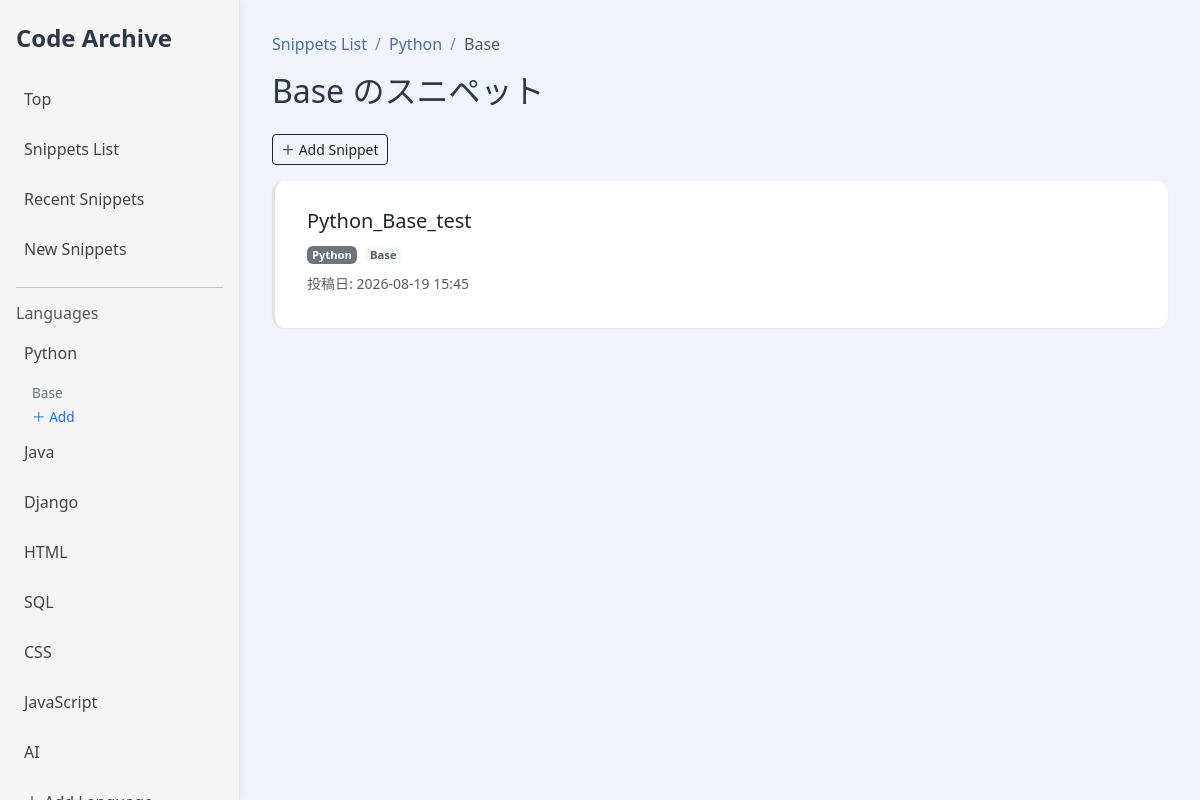
The app's page /subcategory/9 with its own data.
### snippets/models.py (models this page shows, shortened)
class Language(models.Model):
    name = models.CharField(max_length=50)
    default_subcategory = models.ForeignKey(
        'SubCategory',
        null= True,
        blank= True,
        on_delete= models.SET_NULL,
        related_name= 'default_for_language'
    )

class SubCategory(models.Model):
    language = models.ForeignKey(Language,on_delete=models.CASCADE)
    name = models.CharField(max_length=100)

class Snippet(models.Model):
    title = models.CharField(max_length=128)
    code = models.TextField(blank=True)
    description = models.TextField(blank=True)
    language = models.ForeignKey(Language,on_delete=models.CASCADE)
    SubCategory = models.ForeignKey(SubCategory,on_delete=models.SET_NULL,null=True,blank=True)
    created_at = models.DateTimeField(auto_now_add=True)

### snippets/views.py (the view, shortened to what this page needs)
# urls.py: path('subcategory/<int:pk>',views.subcategory_detail,name='subcategory_detail'),
def subcategory_detail(request,pk):
    subcategory = SubCategory.objects.get(pk=pk)
    lang = subcategory.language
    snippets = Snippet.objects.filter(SubCategory=pk).order_by('-created_at')
    subcategories = SubCategory.objects.filter(language=lang)
    return render(request,"subcategory/subcategory_detail.html",{
        "lang":lang,
        "snippets":snippets,
        "subcategory":subcategory,
        "subcategories": subcategories,
    })

### snippets/context_processors.py (called while the page is built)
def categories(request):
    return{
        "categories":Language.objects.all()
    }

### snippets/templates/subcategory/subcategory_detail.html (shortened to what this page needs)
{% extends "snippets/base.html" %}
{% block main %}
<h2 class="mb-4">{{ subcategory.name }} のスニペット</h2>
{% if lang.name == "AI" %}
    <div class="mb-3">
        <a href="{% url 'prompt_add' lang.pk %}" class="btn btn-outline-secondary btn-sm me-2">
            ＋ プロンプトを追加
        </a>
        <a href="{% url 'imageprompt_add' lang.pk %}" class="btn btn-outline-secondary btn-sm">
            ＋ 画像生成プロンプトを追加
        </a>
    </div>
    <ul class="nav nav-tabs mb-3">
        <li class="nav-item">
            <a class="nav-link {% if view_type == 'prompt' %}active{% endif %}" href="?type=prompt">
                普通のプロンプト
            </a>
        </li>
        <li class="nav-item">
            <a class="nav-link {% if view_type == 'image' %}active{% endif %}" href="?type=image">
                画像プロンプト
            </a>
        </li>
    </ul>
    {% if view_type == "prompt" %}
        {% for p in items %}
            <div class="card mb-3">
                <div class="card-body">
                    <h5 class="card-title">
                        <a class="link-underline" href="{% url 'prompt_detail' p.pk %}">{{ p.title }}</a>
                    </h5>
                    {% if p.description %}
                    <p class="card-text">{{ p.description }}</p>
                    {% endif %}
                    <p class="text-muted small">
                        投稿日: {{ p.created_at|date:"Y-m-d H:i" }}
                    </p>
                </div>
            </div>
        {% empty %}
            <p>このカテゴリにはまだプロンプトがありません。</p>
        {% endfor %}
    {% else %}
        {% for image in items %}
            <div class="card mb-3">
                <div class="card-body">
                    <h5 class="card-title">
                        <a class="link-underline" href="{% url 'imageprompt_detail' image.pk %}">{{ image.title }}</a>
                    </h5>
                    {% if image.description %}
                    <p class="card-text">{{ image.description }}</p>
                    {% endif %}
                    <p class="text-muted small">
                        投稿日: {{ image.created_at|date:"Y-m-d H:i" }}
                    </p>
                </div>
            </div>
        {% empty %}
            <p>このカテゴリにはまだプロンプトがありません。</p>
        {% endfor %}
    {% endif %}
{% else %}
    <a href="{% url 'snippet_add_language' lang.pk subcategory.pk %}" class="btn btn-outline-dark btn-sm mb-3">
        ＋ Add Snippet
    </a>
    {% for s in snippets %}
        <a href="{% url 'snippet_detail' s.pk %}" class="snippet-card-link">
            <div class="card mb-3 snippet-card">
                <div class="card-body">
                    <h5 class="card-title mb-2">{{ s.title }}</h5>
                    <div class="snippet-meta mb-2">
                        <span class="badge bg-secondary me-1">{{ s.language.name }}</span>
                        <span class="badge bg-light text-muted">{{ s.SubCategory.name }}</span>
                    </div>
                    <p class="text-muted small mt-2">
                        投稿日: {{ s.created_at|date:"Y-m-d H:i" }}
                    </p>
                </div>
            </div>
        </a>
        {% empty %}
        <p>このカテゴリにはまだスニペットがありません。</p>
    {% endfor %}
{% endif %}
{% endblock %}
{% block sidebar_extra %}
{% for sub in subcategories %}
<a class="subcat-link" href="{% url 'subcategory_detail' sub.pk %}">
    {{ sub.name }}
</a>
{% empty %}
<span class="subcat-empty">まだありません</span>
{% endfor %}
<a class="subcat-link add" href="{% url 'subcategory_add' %}">
    ＋ Add
</a>
{% endblock %}
{% block breadcrumb %}
<nav aria-label="breadcrumb">
  <ol class="breadcrumb">
    <li class="breadcrumb-item"><a class="link-underline" href="{% url 'snippets_list' %}">Snippets List</a></li>
    <li class="breadcrumb-item"><a class="link-underline" href="{% url 'language_detail' lang.pk %}">{{ lang.name }}</a></li>
    <li class="breadcrumb-item active">{{ subcategory.name }}</li>
  </ol>
</nav>
{% endblock %}

### snippets/templates/snippets/base.html (shortened to what this page needs)
{% load static %}
<html>
<head>
  <link href="https://cdn.jsdelivr.net/npm/bootstrap@5.3.2/dist/css/bootstrap.min.css" rel="stylesheet">
  <link rel="stylesheet" href="{% static 'snippets/style.css' %}">
  <link rel="stylesheet" href="//cdnjs.cloudflare.com/ajax/libs/highlight.js/11.7.0/styles/github.min.css">
</head>
<body class="page-transition">
  <aside id="sidebar" class="sidebar" style="position:fixed; left:0; top:0;">
    <h4 class="fw-bold mb-4">Code Archive</h4>
    <a href="{% url 'top' %}" class="nav-item-link">Top</a>
    <a href="{% url 'snippets_list' %}" class="nav-item-link">Snippets List</a>
    <a href="{% url 'recent_snippets' %}" class="nav-item-link">Recent Snippets</a>
    <a href="{% url 'snippet_add' %}" class="nav-item-link">New Snippets</a>
    <hr>
    <h6 class="text-muted">Languages</h6>
    {% for c in categories %}
      <a href="/languages/{{ c.id }}" class="nav-item-link">{{ c.name }}</a>
      {% if c.pk == lang.pk %}
      {% block sidebar_extra %}{% endblock %}
      {% endif %}
    {% endfor %}
    <a href="{% url 'languages_add' %}" class="nav-item-link">＋ Add Language</a>
  </aside>
  <main class="content page-transition">
    {% block breadcrumb %}{% endblock %}
    {% block main %}{% endblock %}
  </main>
</body>
</html>

### snippets/static/snippets/style.css (style rules this page uses)
.sidebar { position: fixed; width: 240px; height: 100vh; background: #f7f7f7; border-right: 1px solid #e5e5e5; padding: 24px 16px; overflow-y: auto; box-shadow: 2px 0 8px rgba(0, 0, 0, 0.05); left: 0; top: 0; }
.content { padding: 32px; overflow-y: auto; }
.nav-item-link { display: block; padding: 10px 8px; border-radius: 8px; text-decoration: none; color: #444; margin-bottom: 6px; }
.breadcrumb-item+.breadcrumb-item::before { color: #888; }
.breadcrumb a { color: #4a6fa5; }
.breadcrumb-item.active { color: #555; }
.page-transition { animation: slideIn 0.5s ease; }
.sidebar { position: fixed; top: 0; left: 0; width: 240px; height: 100vh; background: #f5f5f5; border-right: 1px solid #e5e5e5; padding: 24px 16px; overflow-y: auto; }
.content { margin-left: 240px; padding: 32px; overflow-y: auto; }
:root { --color-primary: #4a6fa5; --color-primary-dark: #3b5c8a; --color-bg-light: #f0f4fa; --color-text-main: #2d3748; }
body { background: var(--color-bg-light); color: var(--color-text-main); font-family: 'Segoe UI', 'Hiragino Sans', sans-serif; }
.card { border-radius: 14px; background: #ffffff; box-shadow: 0 8px 20px rgba(0, 0, 0, 0.05); border: none; }
.card-body p { margin-bottom: 6px; }
.link-underline { color: var(--color-primary); font-weight: 500; text-decoration: none; position: relative; transition: color 0.2s ease; }
.link-underline::after { content: ""; position: absolute; left: 0; bottom: -2px; width: 0%; height: 2px; background: var(--color-primary); transition: width 0.25s ease; border-radius: 2px; }
.snippet-card { background: #fff; border-radius: 12px; padding: 20px 24px; box-shadow: 0 2px 6px rgba(0, 0, 0, 0.06); transition: 0.2s ease; cursor: pointer; }
.subcat-link { display: block; margin-left: 16px; font-size: 0.85rem; color: #6c757d; padding: 2px 0; text-decoration: none; }
.subcat-link.add { color: #0d6efd; font-weight: 500; }
.snippet-card-link { text-decoration: none; color: inherit; display: block; }
.snippet-card { border-left: 3px solid #e3e3e3; padding: 0.75rem 1rem; transition: 0.2s ease; box-shadow: 0 1px 2px rgba(0, 0, 0, 0.05); }
.snippet-meta .badge { font-size: 0.7rem; padding: 3px 5px; }

### records on screen
Language: name "Python"
SubCategory: name "Base"
Language: name "Java"
Language: name "Django"
Language: name "HTML"
Language: name "SQL"
Language: name "CSS"
Language: name "JavaScript"
Language: name "AI"
Snippet: title "Python_Base_test", language.name "Python", SubCategory.name "Base", created_at "2026-08-19 15:45"
